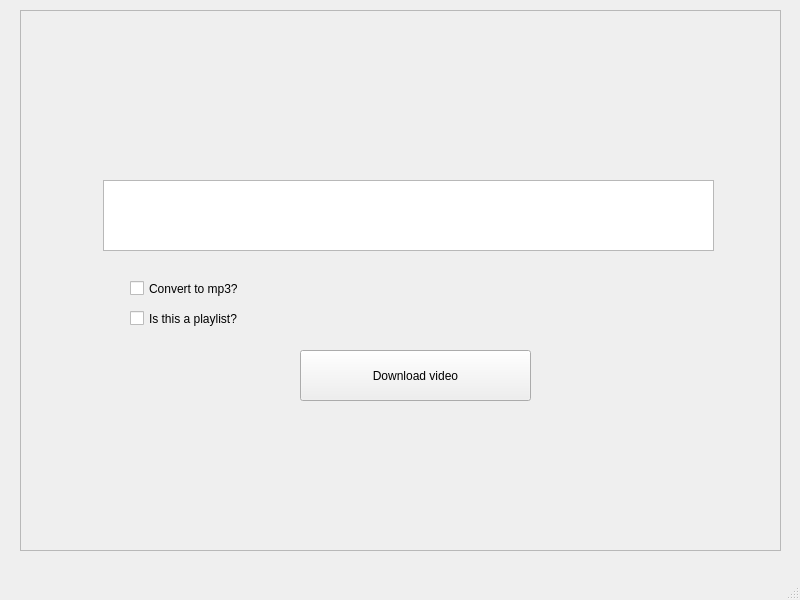
<?xml version="1.0" encoding="UTF-8"?>
<ui version="4.0">
 <class>MainWindow</class>
 <widget class="QMainWindow" name="MainWindow">
  <property name="geometry">
   <rect>
    <x>0</x>
    <y>0</y>
    <width>800</width>
    <height>600</height>
   </rect>
  </property>
  <property name="windowTitle">
   <string>MainWindow</string>
  </property>
  <widget class="QWidget" name="centralwidget">
   <widget class="QFrame" name="frame">
    <property name="geometry">
     <rect>
      <x>20</x>
      <y>10</y>
      <width>761</width>
      <height>541</height>
     </rect>
    </property>
    <property name="frameShape">
     <enum>QFrame::StyledPanel</enum>
    </property>
    <property name="frameShadow">
     <enum>QFrame::Raised</enum>
    </property>
    <widget class="QPlainTextEdit" name="plainTextEdit">
     <property name="geometry">
      <rect>
       <x>83</x>
       <y>170</y>
       <width>611</width>
       <height>71</height>
      </rect>
     </property>
    </widget>
    <widget class="QCheckBox" name="checkBox">
     <property name="geometry">
      <rect>
       <x>110</x>
       <y>270</y>
       <width>161</width>
       <height>17</height>
      </rect>
     </property>
     <property name="text">
      <string>Convert to mp3?</string>
     </property>
    </widget>
    <widget class="QPushButton" name="pushButton">
     <property name="geometry">
      <rect>
       <x>280</x>
       <y>340</y>
       <width>231</width>
       <height>51</height>
      </rect>
     </property>
     <property name="text">
      <string>Download video</string>
     </property>
    </widget>
    <widget class="QCheckBox" name="checkBox_2">
     <property name="geometry">
      <rect>
       <x>110</x>
       <y>300</y>
       <width>111</width>
       <height>17</height>
      </rect>
     </property>
     <property name="text">
      <string>Is this a playlist?</string>
     </property>
    </widget>
   </widget>
  </widget>
  <widget class="QMenuBar" name="menubar">
   <property name="geometry">
    <rect>
     <x>0</x>
     <y>0</y>
     <width>800</width>
     <height>21</height>
    </rect>
   </property>
  </widget>
  <widget class="QStatusBar" name="statusbar"/>
 </widget>
 <resources/>
 <connections/>
</ui>
